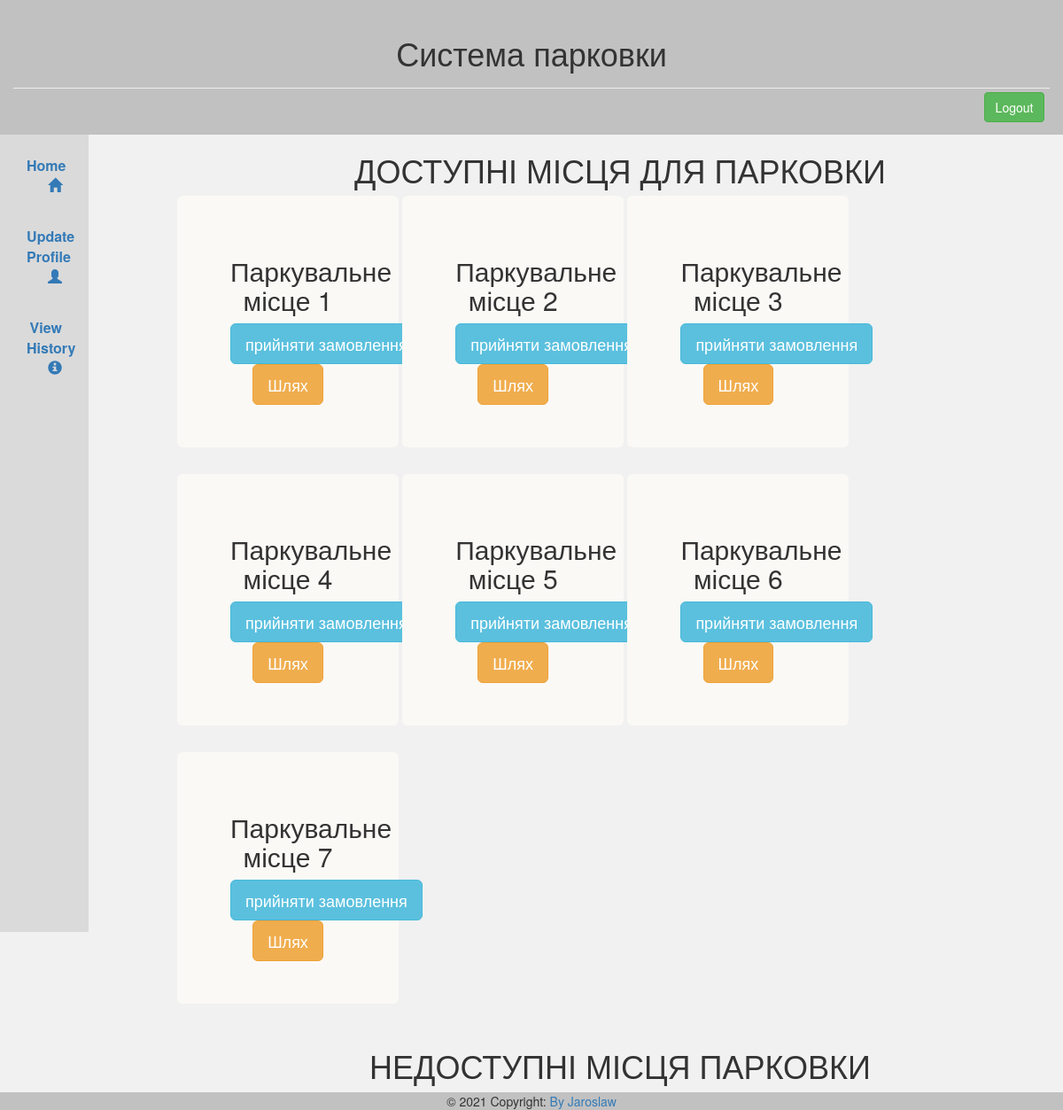
Screenshot of /home/ (signed in) with the database file from the repository.
### parking/models.py (models this page shows, shortened)
class ParkingSpot(models.Model):
    isoccupied = models.BooleanField()
    directions = models.TextField(max_length=150)
    destination=models.CharField(max_length=30,null=True,blank=True)

### parking/views.py (the view)
# urls.py: 2. Add a URL to urlpatterns:  path('', views.home, name='home')
def home(request):
    uid=request.user
    hasbooking=ParkingInfo.objects.filter(userid=uid.id,isactive=True)
    if hasbooking.exists():
        return render(request,'parkinginfo.html',{'vehicleid':hasbooking[0].vehicleid,'slotid':hasbooking[0].slotid.id,'stime':hasbooking[0].stime,'etime':hasbooking[0].etime})
    else:
        freespots= ParkingSpot.objects.filter(isoccupied=False)
        occupiedspots=ParkingInfo.objects.filter(isactive=True)
        return render(request,'home.html',{'freespots':freespots,'occupiedspots':occupiedspots})

### templates/home.html (shortened to what this page needs)
{% extends 'mainbase.html' %}
{% block content %}
<div class="row">
<h1>ДОСТУПНІ МІСЦЯ ДЛЯ ПАРКОВКИ</h1>
{% for i in freespots %}
<div class="jumbotron col-sm-3" style="background-color:rgb(250, 249, 246);margin-right:0.3em;">
  <h2>Паркувальне місце {{i.id}}</h2>
  <button type="button" class="btn btn-info btn-lg" data-toggle="modal" data-target="#{{i.id}}">прийняти замовлення</button>
  <button type="button" class="btn btn-warning btn-lg" data-toggle="modal" data-target="#d{{i.id}}">Шлях</button>
</div>
{% endfor %}
</div>
<div class="row">
<h1>НЕДОСТУПНІ МІСЦЯ ПАРКОВКИ</h1>
</div>
{% endblock %}

### templates/mainbase.html (style rules this page uses)
body { background-color: #f1f1f1;; }

### rows the page displays
ParkingSpot: id "1"
ParkingSpot: id "2"
ParkingSpot: id "3"
ParkingSpot: id "4"
ParkingSpot: id "5"
ParkingSpot: id "6"
ParkingSpot: id "7"
